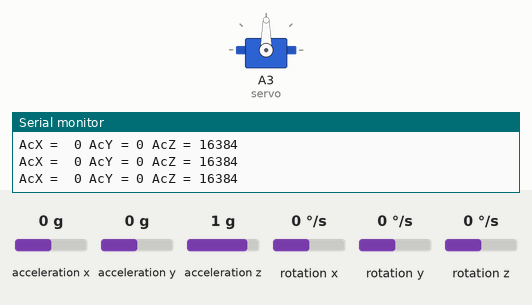
This sketch was run on a simulated Arduino Uno, built with avr-gcc and run on an emulated ATmega328P. Shown: servo, the last lines printed to the serial monitor. Wiring (inferred from the names in the program): MPU-6050 motion sensor at I2C address 0x68. The test bench sets the inputs (shaded band); at power-on: acceleration z 1 g, acceleration x 0 g, acceleration y 0 g, rotation x 0 °/s, rotation y 0 °/s, rotation z 0 °/s.

Above: at 1.2 s.
1.3 s: acceleration z set to 0.2 g
2.8 s: acceleration z set to -0.1 g
At 3.2 s:
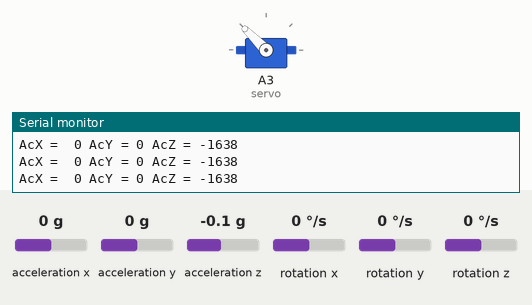
4.3 s: acceleration x set to 0.8 g
At 6.1 s:
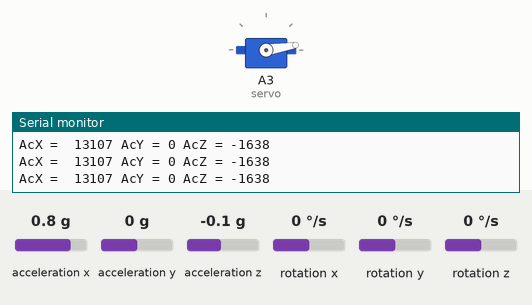
6.9 s: acceleration y set to 1.4 g
At 8.6 s:
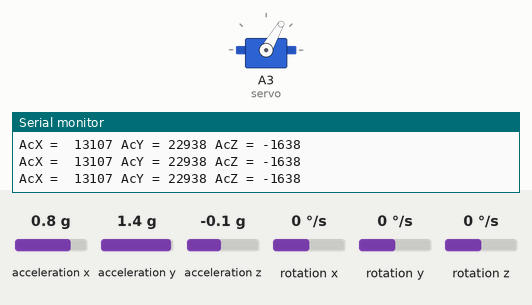
9.4 s: acceleration y set to -1.4 g
At 11.4 s:
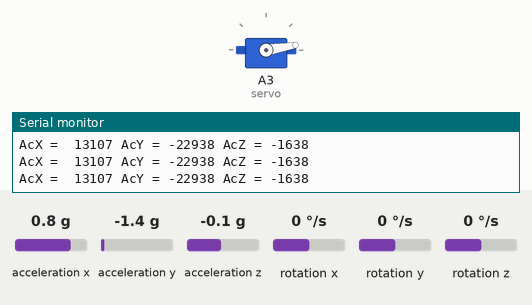
12.0 s: acceleration x set to 0.5 g
At 14.4 s:
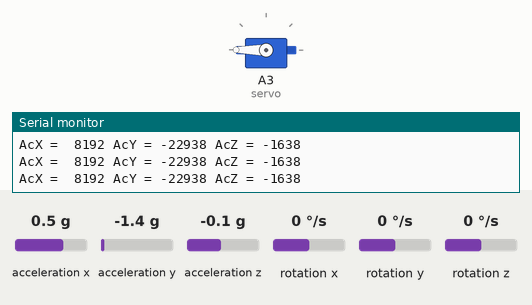
Timing chart, 0 to 15.5 s (numbered marks = the images above; inputs shaded):
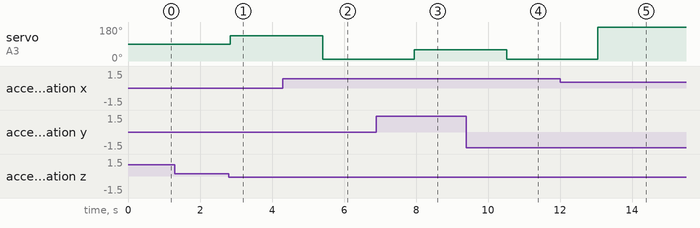

Measured:
- the behaviour switches between 0.1 and 0 g on acceleration z (found by bisection; images 0 and 1)
- the behaviour switches between 0.7 and 0.6 g on acceleration x (found by bisection; images 4 and 5)
- after the input at 2.8 s, servo on A3 (servo): 90° → 135° after 0.05 s
- after the input at 4.3 s, servo on A3 (servo): 135° → 9° after 1.1 s
- after the input at 6.9 s, servo on A3 (servo): 9° → 60° after 1.1 s
- after the input at 9.4 s, servo on A3 (servo): 60° → 9° after 1.1 s
- after the input at 12.0 s, servo on A3 (servo): 9° → 180° after 1.0 s

The sketch:

accelerometer_servo.ino
```cpp
//mpu 6050 code reference http://playground.arduino.cc/Main/MPU-6050#short

#include<Wire.h>
#include <Servo.h>

const int MPU = 0x68; // I2C address of the MPU-6050
int16_t AcX, AcY, AcZ, Tmp, GyX, GyY, GyZ;
unsigned long pTime = 0;
Servo servo;
void setup() {
  Wire.begin();
  Wire.beginTransmission(MPU);
  Wire.write(0x6B);  // PWR_MGMT_1 register
  Wire.write(0);     // set to zero (wakes up the MPU-6050)
  Wire.endTransmission(true);
  Serial.begin(9600);
  servo.attach(A3);
}

void loop() {
  long cTime = millis();
  Wire.beginTransmission(MPU);
  Wire.write(0x3B);  // starting with register 0x3B (ACCEL_XOUT_H)
  Wire.endTransmission(false);
  Wire.requestFrom(MPU, 14, true); // request a total of 14 registers
  AcX = Wire.read() << 8 | Wire.read(); // 0x3B (ACCEL_XOUT_H) & 0x3C (ACCEL_XOUT_L)
  AcY = Wire.read() << 8 | Wire.read(); // 0x3D (ACCEL_YOUT_H) & 0x3E (ACCEL_YOUT_L)
  AcZ = Wire.read() << 8 | Wire.read(); // 0x3F (ACCEL_ZOUT_H) & 0x40 (ACCEL_ZOUT_L)
  Tmp = Wire.read() << 8 | Wire.read(); // 0x41 (TEMP_OUT_H) & 0x42 (TEMP_OUT_L)
  GyX = Wire.read() << 8 | Wire.read(); // 0x43 (GYRO_XOUT_H) & 0x44 (GYRO_XOUT_L)
  GyY = Wire.read() << 8 | Wire.read(); // 0x45 (GYRO_YOUT_H) & 0x46 (GYRO_YOUT_L)
  GyZ = Wire.read() << 8 | Wire.read(); // 0x47 (GYRO_ZOUT_H) & 0x48 (GYRO_ZOUT_L)

  int posX = map(AcX,-1000,1000,0,90);
  int posY = map(AcY,-1000,1000,90,180);
  int posZ = map(AcZ,-1000,1000,1000,200);
  Serial.print("AcX =  ");
  Serial.print(AcX);
  Serial.print(" AcY = ");
  Serial.print(AcY);
  Serial.print(" AcZ = ");
  Serial.print(AcZ);
  Serial.println();
  if(cTime - pTime >= posZ){
    if(AcX>AcY) servo.write(posX);
    else servo.write(posY);
    pTime = cTime;
  }

}
```
